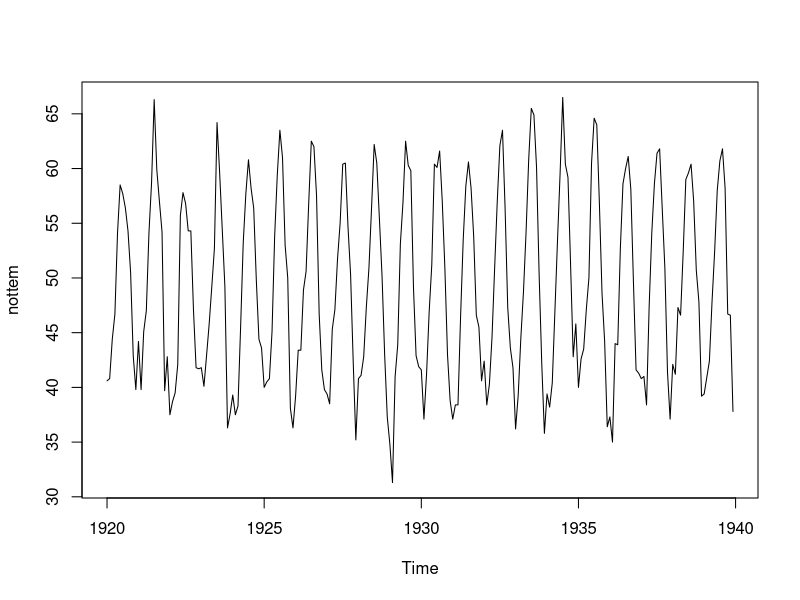
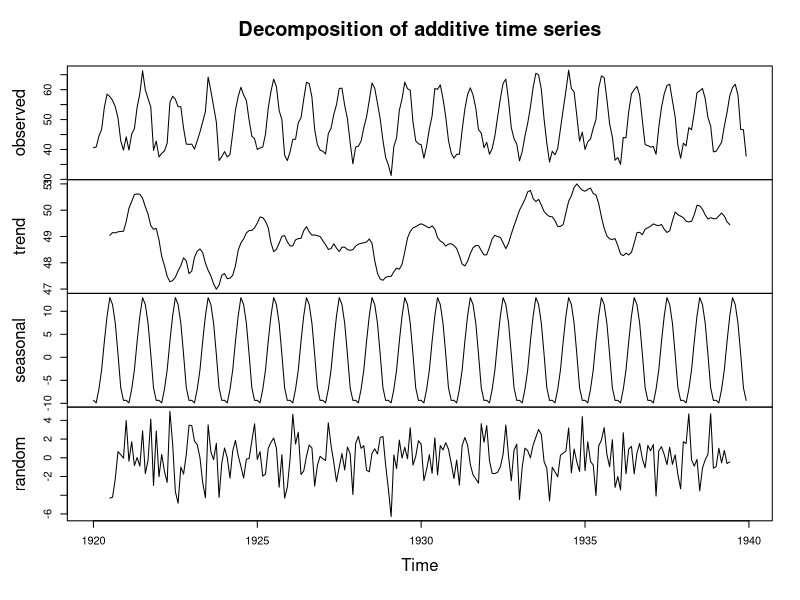
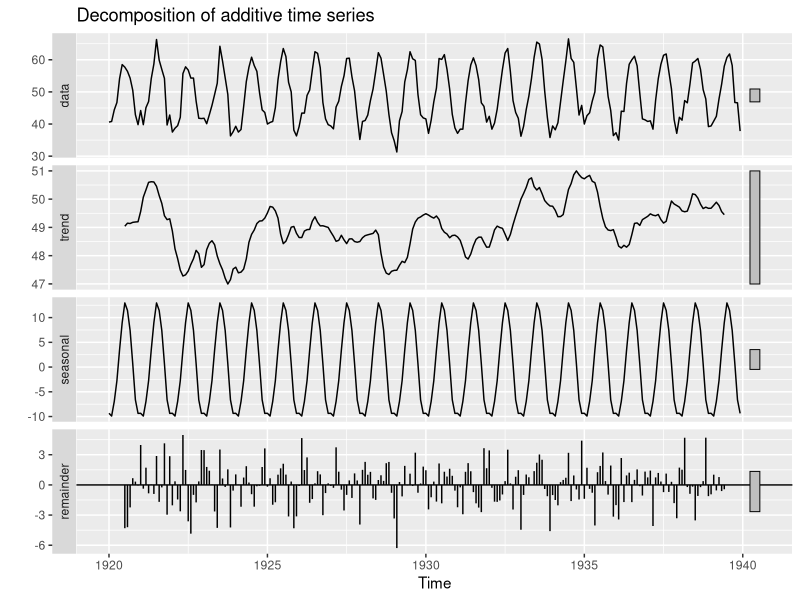
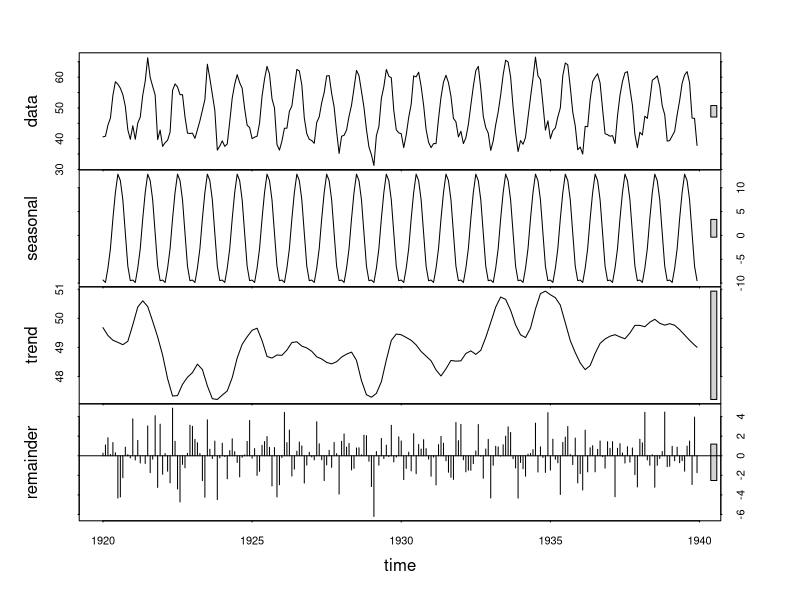
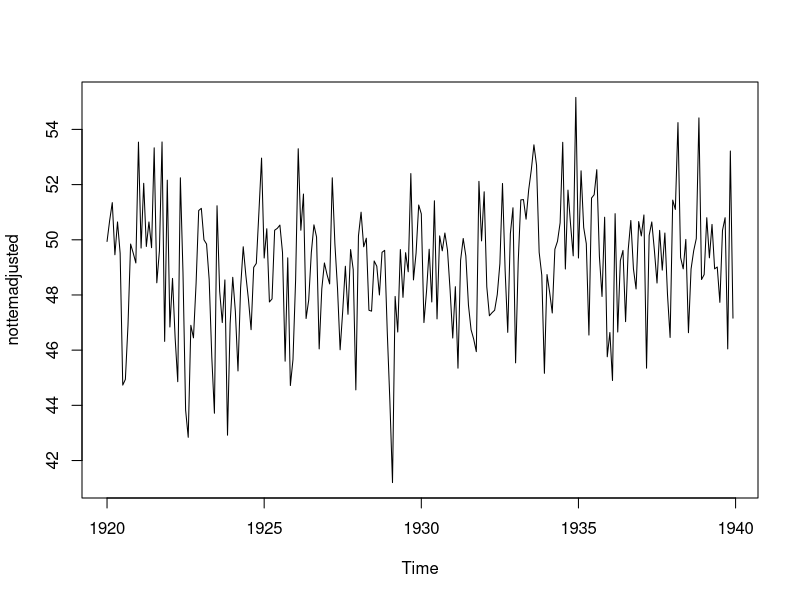
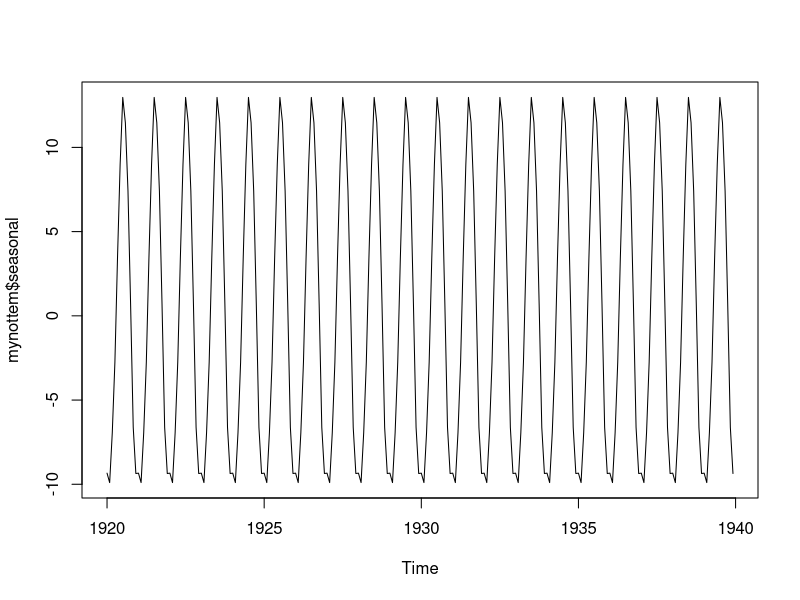
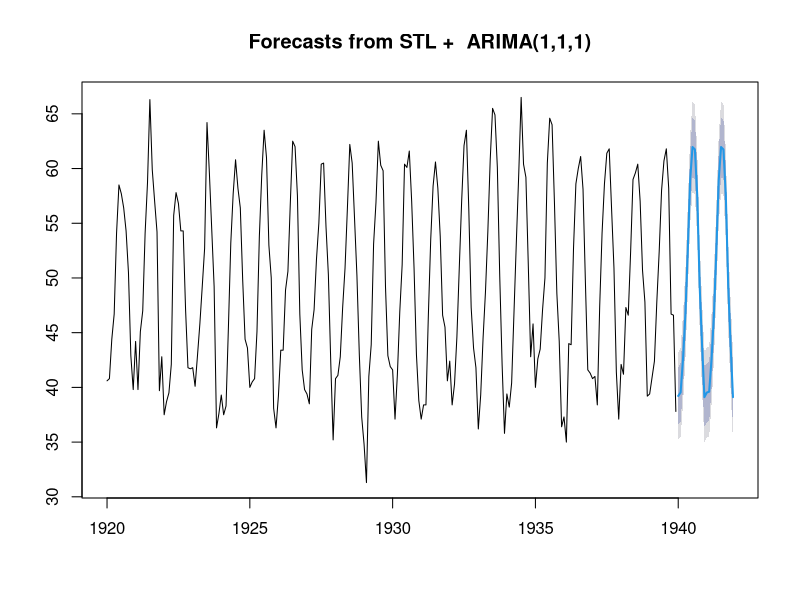
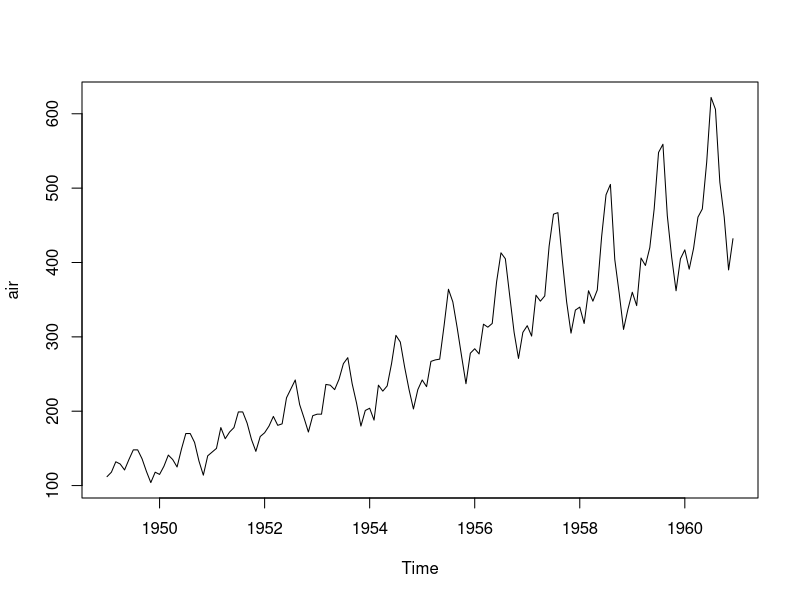

Source code (R) for these figures, in order:

# Seasonal Decomposition

### Decomposing Time Series (U)
library(forecast)
library(ggplot2)

plot(nottem)
frequency(nottem)
length(nottem)
decompose(nottem, type = "additive")
plot(decompose(nottem, type = "additive"))

# using ggplot
autoplot(decompose(nottem, type = "additive"))

# alternatively the function stl could be used
plot(stl(nottem, s.window="periodic"))
stl(nottem, s.window="periodic")

# seasonal adjustment
mynottem = decompose(nottem, "additive")
class(mynottem)

# we are subtracting the seasonal element
nottemadjusted = nottem - mynottem$seasonal

# getting a plot
plot(nottemadjusted)
plot(mynottem$seasonal)

# a stl forecast from the package forecast
plot(stlf(nottem, method = "arima"))


# Decomposition Exercise
air <- AirPassengers
class(air)
frequency(air)

plot(air)
# seems to have trend and seasonality

mymodel1 = decompose(air, type="additive")
plot(mymodel1)
mymodel2 <- decompose(air, type="multiplicative")
plot(mymodel2)

# Trend is constantly increasing over the whole plot
# Seasonal patterns that peak around summer time
# For additive, some pattern still left in the remainder and only the middle part
# around 1954-1959 seens random. This is not a good sign and shows that the model
# could be improved upon.
# Want all the patterns in the model, and only randomness or white noise in the remainder.

# For multiplicative, some pattern in the beginning till 1953, 
# but better plot for randomness than the one from additive. Still, model could be further 
# improved that allows additive and multiplicative component.


add_adj <- air - mymodel1$seasonal
mul_adj <- air - mymodel2$seasonal

plot(add_adj) # same as below
plot(mymodel1$trend + mymodel1$random)
# Still have pseudo seasonal spikes on the trend line and they are evenly spaced, which
# means there is a patternm, at least at the beginning and the end of the data set
# At least seasonal part of the model needs improvement

plot(air)
plot(mul_adj)
plot(mymodel2$trend + mymodel2$random)

# For this data, automated models might select multiplicative seasonality and additive trend


### SMOOTHING SMA

library("TTR")

# in order to identify trends, we can use smoothers
# like a simple moving avg
# n identfies the order or the SMA - you can experiment with this parameter

x = c(1,2,3,4,5,6,7)
SMA(x, n = 3) # SMA fro TTR package, 3rd order

lynxsmoothed = SMA(lynx, n = 9); lynxsmoothed

# we can compare the smoothed vs the original lynx data
plot(lynx)
plot(lynxsmoothed)



# Exponential Smoothing with ets
## ets
library(forecast)
# Smoothing coefs to manage the weighting based on the timestamp
# reactive model relies heavily on recent data - high coef ~1
# smooth model - low coef ~0

# Coefficients
# alpha: initial level (or error)
# beta: trend
# gamma: seasonality
# phi: damped parameter

# Using function ets
etsmodel = ets(nottem); etsmodel 
# for ets(), default for model='ZZZ', which means auto-selection of the three components
# additive A, multiplicative M, non-present N

# Plotting the model vs original
plot(nottem, lwd = 3)
lines(etsmodel$fitted, col = "red")
# fitted values quite close to dataset

# Plotting the forecast
plot(forecast(etsmodel, h = 12))

# Changing the prediction interval
plot(forecast(etsmodel, h = 12, level = 95))

# Manually setting the ets model
etsmodmult = ets(nottem, model ="MZM"); etsmodmult

# Plot as comparison
plot(nottem, lwd = 3)
lines(etsmodmult$fitted, col = "red")






